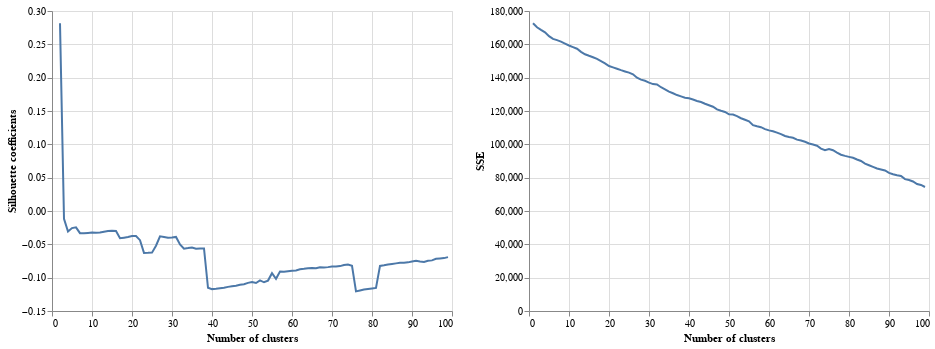

Here is the notebook cell this chart was saved with:
### Code cell
chart_silhouette | chart_elbow

### Figure 1 — Vega-Lite specification as saved in the notebook (floating-point values rounded to 4 significant figures)
{"config": {"view": {"continuousWidth": 400, "continuousHeight": 300}}, "hconcat": [{"data": {"name": "data-593ff10823b631c329720a65d2a91e50"}, "mark": "line", "encoding": {"x": {"type": "quantitative", "field": "x", "title": "Number of clusters"}, "y": {"type": "quantitative", "field": "y", "title": "Silhouette coefficients"}}}, {"data": {"name": "data-918d0c14608d107404afe105a33c6805"}, "mark": "line", "encoding": {"x": {"type": "quantitative", "field": "x", "title": "Number of clusters"}, "y": {"type": "quantitative", "field": "y", "title": "SSE"}}}], "$schema": "https://vega.github.io/schema/vega-lite/v4.8.1.json", "datasets": {"data-593ff10823b631c329720a65d2a91e50": [{"y": 0.2817, "x": 2}, {"y": -0.01158, "x": 3}, {"y": -0.03086, "x": 4}, {"y": -0.0256, "x": 5}, {"y": -0.02454, "x": 6}, {"y": -0.03328, "x": 7}, {"y": -0.03342, "x": 8}, {"y": -0.03283, "x": 9}, {"y": -0.03226, "x": 10}, {"y": -0.03269, "x": 11}, {"y": -0.0324, "x": 12}, {"y": -0.03098, "x": 13}, {"y": -0.03007, "x": 14}, {"y": -0.02977, "x": 15}, {"y": -0.03, "x": 16}, {"y": -0.04085, "x": 17}, {"y": -0.03996, "x": 18}, {"y": -0.03898, "x": 19}, {"y": -0.03752, "x": 20}, {"y": -0.0375, "x": 21}, {"y": -0.04376, "x": 22}, {"y": -0.06284, "x": 23}, {"y": -0.06272, "x": 24}, {"y": -0.06245, "x": 25}, {"y": -0.05211, "x": 26}, {"y": -0.03798, "x": 27}, {"y": -0.03893, "x": 28}, {"y": -0.04019, "x": 29}, {"y": -0.03971, "x": 30}, {"y": -0.03889, "x": 31}, {"y": -0.05004, "x": 32}, {"y": -0.05644, "x": 33}, {"y": -0.05563, "x": 34}, {"y": -0.05466, "x": 35}, {"y": -0.05666, "x": 36}, {"y": -0.05611, "x": 37}, {"y": -0.0562, "x": 38}, {"y": -0.1151, "x": 39}, {"y": -0.1172, "x": 40}, {"y": -0.1165, "x": 41}, {"y": -0.1158, "x": 42}, {"y": -0.1152, "x": 43}, {"y": -0.1138, "x": 44}, {"y": -0.113, "x": 45}, {"y": -0.1121, "x": 46}, {"y": -0.1107, "x": 47}, {"y": -0.1099, "x": 48}, {"y": -0.1078, "x": 49}, {"y": -0.1066, "x": 50}, {"y": -0.108, "x": 51}, {"y": -0.104, "x": 52}, {"y": -0.1069, "x": 53}, {"y": -0.1044, "x": 54}, {"y": -0.09327, "x": 55}, {"y": -0.1017, "x": 56}, {"y": -0.0908, "x": 57}, {"y": -0.09117, "x": 58}, {"y": -0.09045, "x": 59}, {"y": -0.08964, "x": 60}, {"y": -0.08929, "x": 61}, {"y": -0.08748, "x": 62}, {"y": -0.08668, "x": 63}, {"y": -0.08574, "x": 64}, {"y": -0.08538, "x": 65}, {"y": -0.08571, "x": 66}, {"y": -0.08438, "x": 67}, {"y": -0.0846, "x": 68}, {"y": -0.08419, "x": 69}, {"y": -0.08338, "x": 70}, {"y": -0.08333, "x": 71}, {"y": -0.08266, "x": 72}, {"y": -0.08111, "x": 73}, {"y": -0.08025, "x": 74}, {"y": -0.0821, "x": 75}, {"y": -0.1205, "x": 76}, {"y": -0.1191, "x": 77}, {"y": -0.1178, "x": 78}, {"y": -0.1169, "x": 79}, {"y": -0.1161, "x": 80}, {"y": -0.1153, "x": 81}, {"y": -0.08237, "x": 82}, {"y": -0.08149, "x": 83}, {"y": -0.08039, "x": 84}, {"y": -0.07947, "x": 85}, {"y": -0.07856, "x": 86}, {"y": -0.07763, "x": 87}, {"y": -0.07757, "x": 88}, {"y": -0.07705, "x": 89}, {"y": -0.07578, "x": 90}, {"y": -0.07473, "x": 91}, {"y": -0.0759, "x": 92}, {"y": -0.07632, "x": 93}, {"y": -0.07453, "x": 94}, {"y": -0.07408, "x": 95}, {"y": -0.07171, "x": 96}, {"y": -0.07111, "x": 97}, {"y": -0.07065, "x": 98}, {"y": -0.06917, "x": 99}], "data-918d0c14608d107404afe105a33c6805": [{"y": 172700.0, "x": 1}, {"y": 170200.0, "x": 2}, {"y": 168700.0, "x": 3}, {"y": 167200.0, "x": 4}, {"y": 164900.0, "x": 5}, {"y": 163200.0, "x": 6}, {"y": 162500.0, "x": 7}, {"y": 161600.0, "x": 8}, {"y": 160400.0, "x": 9}, {"y": 159300.0, "x": 10}, {"y": 158400.0, "x": 11}, {"y": 157400.0, "x": 12}, {"y": 155500.0, "x": 13}, {"y": 154100.0, "x": 14}, {"y": 153100.0, "x": 15}, {"y": 152300.0, "x": 16}, {"y": 151300.0, "x": 17}, {"y": 150000.0, "x": 18}, {"y": 148600.0, "x": 19}, {"y": 147000.0, "x": 20}, {"y": 146200.0, "x": 21}, {"y": 145300.0, "x": 22}, {"y": 144500.0, "x": 23}, {"y": 143700.0, "x": 24}, {"y": 143000.0, "x": 25}, {"y": 142000.0, "x": 26}, {"y": 139900.0, "x": 27}, {"y": 138800.0, "x": 28}, {"y": 138100.0, "x": 29}, {"y": 137100.0, "x": 30}, {"y": 136100.0, "x": 31}, {"y": 135900.0, "x": 32}, {"y": 134300.0, "x": 33}, {"y": 133000.0, "x": 34}, {"y": 131700.0, "x": 35}, {"y": 130700.0, "x": 36}, {"y": 129600.0, "x": 37}, {"y": 128800.0, "x": 38}, {"y": 128000.0, "x": 39}, {"y": 127600.0, "x": 40}, {"y": 126900.0, "x": 41}, {"y": 126000.0, "x": 42}, {"y": 125400.0, "x": 43}, {"y": 124400.0, "x": 44}, {"y": 123400.0, "x": 45}, {"y": 122600.0, "x": 46}, {"y": 120900.0, "x": 47}, {"y": 120100.0, "x": 48}, {"y": 119400.0, "x": 49}, {"y": 118000.0, "x": 50}, {"y": 117800.0, "x": 51}, {"y": 116900.0, "x": 52}, {"y": 115700.0, "x": 53}, {"y": 114800.0, "x": 54}, {"y": 113900.0, "x": 55}, {"y": 111500.0, "x": 56}, {"y": 110800.0, "x": 57}, {"y": 110300.0, "x": 58}, {"y": 109100.0, "x": 59}, {"y": 108400.0, "x": 60}, {"y": 107900.0, "x": 61}, {"y": 107000.0, "x": 62}, {"y": 106200.0, "x": 63}, {"y": 105000.0, "x": 64}, {"y": 104400.0, "x": 65}, {"y": 103900.0, "x": 66}, {"y": 102800.0, "x": 67}, {"y": 102300.0, "x": 68}, {"y": 101500.0, "x": 69}, {"y": 100500.0, "x": 70}, {"y": 99920.0, "x": 71}, {"y": 99160.0, "x": 72}, {"y": 97430.0, "x": 73}, {"y": 96460.0, "x": 74}, {"y": 97170.0, "x": 75}, {"y": 96450.0, "x": 76}, {"y": 95010.0, "x": 77}, {"y": 93770.0, "x": 78}, {"y": 93060.0, "x": 79}, {"y": 92490.0, "x": 80}, {"y": 91970.0, "x": 81}, {"y": 90910.0, "x": 82}, {"y": 90040.0, "x": 83}, {"y": 88470.0, "x": 84}, {"y": 87470.0, "x": 85}, {"y": 86500.0, "x": 86}, {"y": 85500.0, "x": 87}, {"y": 84950.0, "x": 88}, {"y": 84310.0, "x": 89}, {"y": 82860.0, "x": 90}, {"y": 82050.0, "x": 91}, {"y": 81430.0, "x": 92}, {"y": 81020.0, "x": 93}, {"y": 79110.0, "x": 94}, {"y": 78590.0, "x": 95}, {"y": 77710.0, "x": 96}, {"y": 76200.0, "x": 97}, {"y": 75620.0, "x": 98}, {"y": 74410.0, "x": 99}]}}
